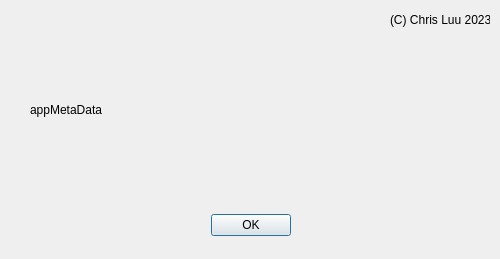
<?xml version="1.0" encoding="UTF-8"?>
<ui version="4.0">
 <class>AboutDialog</class>
 <widget class="QDialog" name="AboutDialog">
  <property name="geometry">
   <rect>
    <x>0</x>
    <y>0</y>
    <width>500</width>
    <height>259</height>
   </rect>
  </property>
  <property name="minimumSize">
   <size>
    <width>500</width>
    <height>259</height>
   </size>
  </property>
  <property name="maximumSize">
   <size>
    <width>500</width>
    <height>259</height>
   </size>
  </property>
  <property name="windowTitle">
   <string>About Dialog</string>
  </property>
  <widget class="QDialogButtonBox" name="okButtonBox">
   <property name="geometry">
    <rect>
     <x>210</x>
     <y>210</y>
     <width>81</width>
     <height>31</height>
    </rect>
   </property>
   <property name="minimumSize">
    <size>
     <width>81</width>
     <height>31</height>
    </size>
   </property>
   <property name="maximumSize">
    <size>
     <width>81</width>
     <height>31</height>
    </size>
   </property>
   <property name="orientation">
    <enum>Qt::Horizontal</enum>
   </property>
   <property name="standardButtons">
    <set>QDialogButtonBox::Ok</set>
   </property>
  </widget>
  <widget class="QLabel" name="appMetaDataLabel">
   <property name="geometry">
    <rect>
     <x>30</x>
     <y>30</y>
     <width>450</width>
     <height>160</height>
    </rect>
   </property>
   <property name="minimumSize">
    <size>
     <width>450</width>
     <height>160</height>
    </size>
   </property>
   <property name="maximumSize">
    <size>
     <width>450</width>
     <height>151</height>
    </size>
   </property>
   <property name="text">
    <string>appMetaData</string>
   </property>
   <property name="wordWrap">
    <bool>true</bool>
   </property>
  </widget>
  <widget class="QLabel" name="copyrightClogo">
   <property name="geometry">
    <rect>
     <x>390</x>
     <y>10</y>
     <width>100</width>
     <height>20</height>
    </rect>
   </property>
   <property name="minimumSize">
    <size>
     <width>100</width>
     <height>20</height>
    </size>
   </property>
   <property name="maximumSize">
    <size>
     <width>100</width>
     <height>20</height>
    </size>
   </property>
   <property name="text">
    <string>(C) Chris Luu 2023</string>
   </property>
  </widget>
 </widget>
 <resources/>
 <connections>
  <connection>
   <sender>okButtonBox</sender>
   <signal>accepted()</signal>
   <receiver>AboutDialog</receiver>
   <slot>accept()</slot>
   <hints>
    <hint type="sourcelabel">
     <x>248</x>
     <y>254</y>
    </hint>
    <hint type="destinationlabel">
     <x>157</x>
     <y>274</y>
    </hint>
   </hints>
  </connection>
  <connection>
   <sender>okButtonBox</sender>
   <signal>rejected()</signal>
   <receiver>AboutDialog</receiver>
   <slot>reject()</slot>
   <hints>
    <hint type="sourcelabel">
     <x>316</x>
     <y>260</y>
    </hint>
    <hint type="destinationlabel">
     <x>286</x>
     <y>274</y>
    </hint>
   </hints>
  </connection>
 </connections>
</ui>
